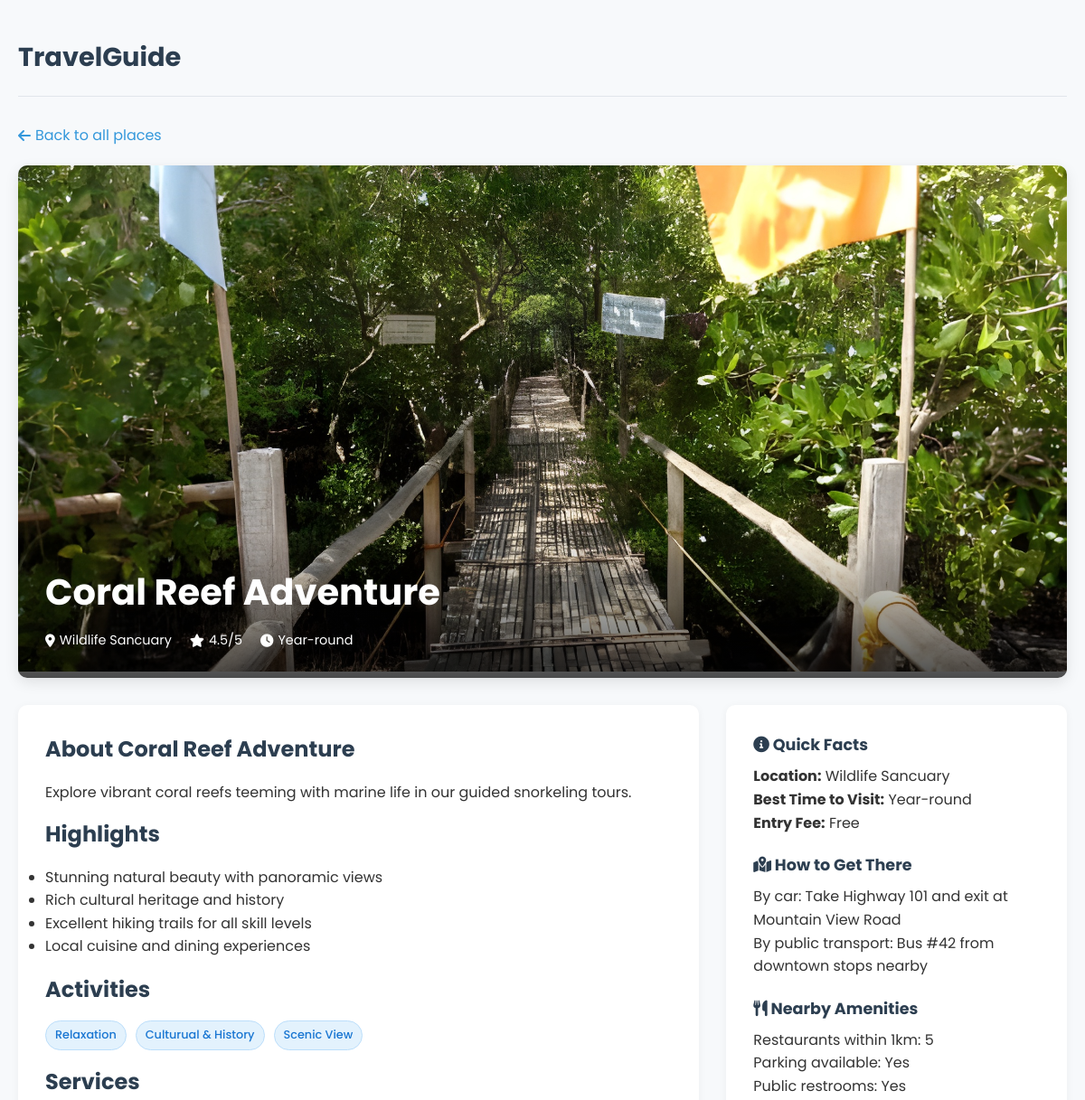
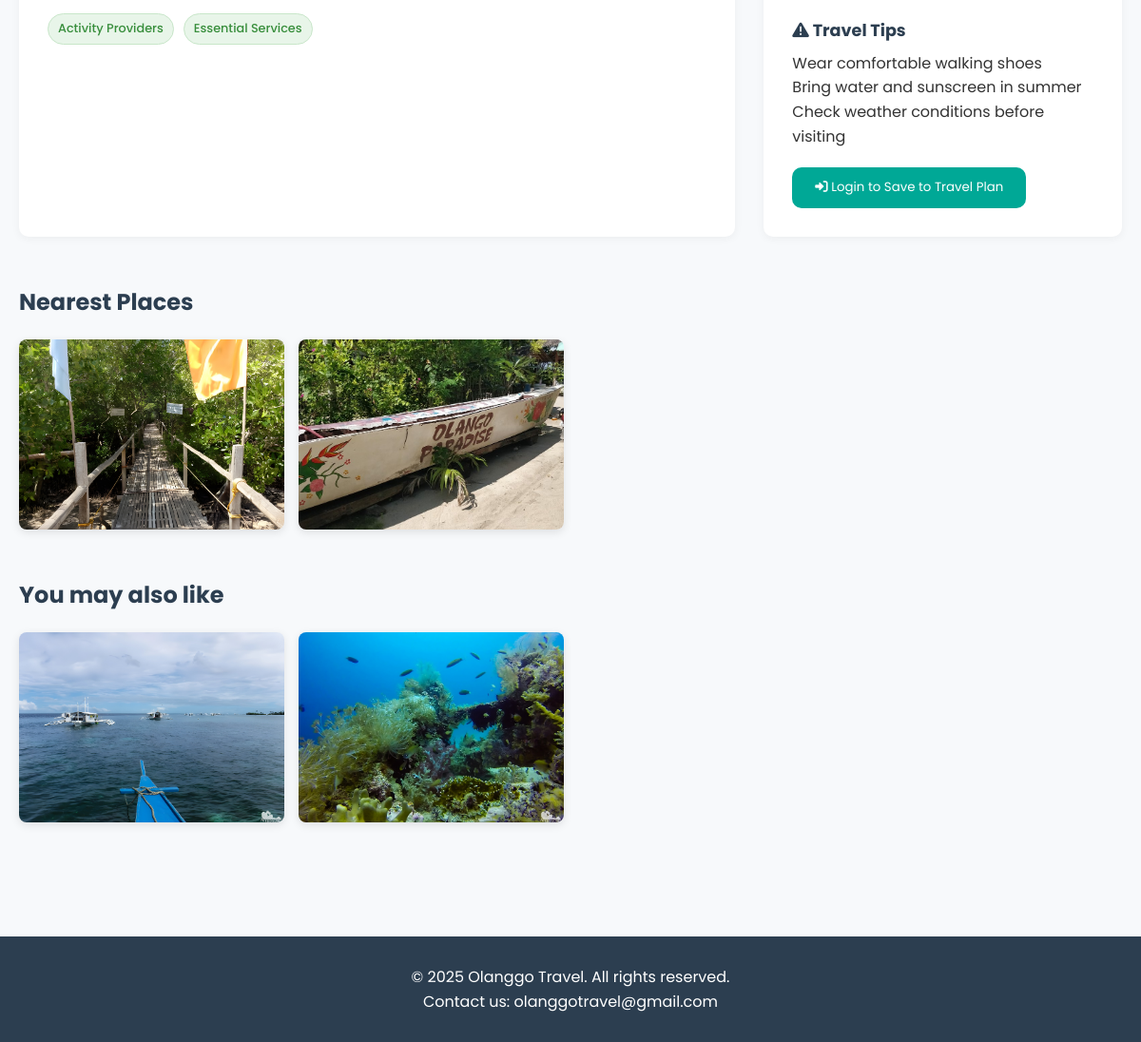
The page /otherPages/place-choice.php?place_id=9 on the database its author committed (2 pictures, top to bottom).
### tables this page shows
CREATE TABLE `places` (
  `place_id` int(11) NOT NULL,
  `staff_id` int(11) NOT NULL,
  `place_name` varchar(255) NOT NULL,
  `nearest_index` int(11) NOT NULL,
  `price_label` varchar(50) NOT NULL,
  `price` varchar(100) NOT NULL,
  `description` text NOT NULL,
  `duration` varchar(50) NOT NULL,
  `location_id` int(11) NOT NULL,
  `place_img` varchar(255) NOT NULL,
  `created_at` timestamp NOT NULL DEFAULT current_timestamp(),
  `updated_at` timestamp NOT NULL DEFAULT current_timestamp() ON UPDATE current_timestamp()
);

CREATE TABLE `locations` (
  `location_id` int(11) NOT NULL,
  `location_name` varchar(255) NOT NULL,
  `created_at` timestamp NOT NULL DEFAULT current_timestamp(),
  `updated_at` timestamp NOT NULL DEFAULT current_timestamp() ON UPDATE current_timestamp()
);

CREATE TABLE `place_activities` (
  `place_activities_id` int(11) NOT NULL,
  `place_id` int(11) NOT NULL,
  `staff_id` int(11) NOT NULL,
  `activity_id` int(11) NOT NULL,
  `created_at` timestamp NOT NULL DEFAULT current_timestamp(),
  `updated_at` timestamp NOT NULL DEFAULT current_timestamp() ON UPDATE current_timestamp()
);

CREATE TABLE `activities` (
  `activity_id` int(11) NOT NULL,
  `activity_name` varchar(100) NOT NULL,
  `created_at` timestamp NOT NULL DEFAULT current_timestamp(),
  `updated_at` timestamp NOT NULL DEFAULT current_timestamp() ON UPDATE current_timestamp()
);

CREATE TABLE `place_categories` (
  `place_categories_id` int(11) NOT NULL,
  `staff_id` int(11) NOT NULL,
  `place_id` int(11) NOT NULL,
  `category_id` int(11) NOT NULL,
  `created_at` timestamp NOT NULL DEFAULT current_timestamp(),
  `updated_at` timestamp NOT NULL DEFAULT current_timestamp() ON UPDATE current_timestamp()
);

CREATE TABLE `categories` (
  `category_id` int(11) NOT NULL,
  `category_name` varchar(100) NOT NULL,
  `created_at` timestamp NOT NULL DEFAULT current_timestamp(),
  `updated_at` timestamp NOT NULL DEFAULT current_timestamp() ON UPDATE current_timestamp()
);

### database/database.php (called while the page is built, shortened)
<?php
class Database
{
    private $servername = "mysql:host=localhost;dbname=olanggodb";
    private $username = "root";
    private $password = "";
    private $defaultFetch = array(PDO::ATTR_DEFAULT_FETCH_MODE => PDO::FETCH_ASSOC);
    public function conn()
    {
        try {
            $this->conn = new PDO($this->servername, $this->username, $this->password, $this->defaultFetch);
            return $this->conn;
        } catch (PDOException $e) {
            echo "Error : " . $e->getMessage();
            exit;
        }
    }
    public function get_places()
    {
        $query = $this->conn()->prepare("SELECT * FROM places");
        $query->execute();
        $places = $query->fetchAll();
        return $places;
    }
    public function get_locations(){
        $query = $this->conn()->prepare("SELECT * FROM locations");
        $query->execute();
        $locations = $query->fetchAll();
        return $locations;
    }
    public function category_names($place_id)
    {
        $query = "SELECT pc.place_id, c.category_name, c.category_id
                  FROM place_categories pc
                  JOIN categories c ON c.category_id = pc.category_id
                  WHERE pc.place_id = ?";
        $stmt = $this->conn()->prepare($query);
        $stmt->execute([$place_id]);
        return $stmt->fetchAll();
    }
    public function activity_names($place_id)
    {
        $query = "SELECT pa.place_id, a.activity_name, a.activity_id
                  FROM place_activities pa
                  JOIN activities a ON a.activity_id = pa.activity_id
                  WHERE pa.place_id = ?";
        $stmt = $this->conn()->prepare($query);
        $stmt->execute([$place_id]);
        return $stmt->fetchAll();
    }
}
$data = new Database();

### otherPages/place-choice.php (the view, shortened to what this page needs)
<?php
include("../database/database.php");
$data->add_itinerary();
$data->remove_itinerary();
$places = $data->get_places();
$place_categories = $data->get_place_categories();
$locations = $data->get_locations();
$current_place = null;
foreach ($places as $place) {
    if ($place['place_id'] == $_GET['place_id']) {
        $current_place = $place;
        break;
    }
}
?>
<!DOCTYPE html>
<html lang="en">
<head>
    <link rel="stylesheet" href="https://cdnjs.cloudflare.com/ajax/libs/font-awesome/6.0.0-beta3/css/all.min.css">
    <link rel="stylesheet" href="../assets/css/loading.css">
</head>
<body>
    <div class="container">
        <header class="header">
            <a href="../index.php" class="logo">TravelGuide</a>
        </header>
        <a href="../index.php#activities" class="back-link">
            <i class="fas fa-arrow-left"></i> Back to all places
        </a>
        <?php if ($current_place): ?>
            <div class="place-hero">
                <img src="../assets/images/<?php echo htmlspecialchars($current_place['place_img']); ?>"
                    alt="<?php echo htmlspecialchars($current_place['place_name']); ?>">
                <div class="place-title">
                    <h1><?php echo htmlspecialchars($current_place['place_name']); ?></h1>
                    <div class="place-meta">
                        <span class="place-meta-item">
                            <i class="fas fa-map-marker-alt"></i>
                            <?php foreach ($locations as $location) {
                                if ($current_place['location_id'] == $location['location_id']) {
                                    echo htmlspecialchars($location['location_name']);
                                }
                            }
                            ?>
                        </span>
                        <span class="place-meta-item">
                            <i class="fas fa-star"></i>
                            <?php echo htmlspecialchars($current_place['rating'] ?? '4.5'); ?>/5
                        </span>
                        <span class="place-meta-item">
                            <i class="fas fa-clock"></i>
                            <?php echo htmlspecialchars($current_place['best_time_to_visit'] ?? 'Year-round'); ?>
                        </span>
                    </div>
                </div>
            </div>
            <div class="place-content">
                <div class="place-description">
                    <h2>About <?php echo htmlspecialchars($current_place['place_name']); ?></h2>
                    <p><?php echo nl2br(htmlspecialchars($current_place['description'])); ?></p>
                    <h2>Highlights</h2>
                    <ul>
                        <li>Stunning natural beauty with panoramic views</li>
                        <li>Rich cultural heritage and history</li>
                        <li>Excellent hiking trails for all skill levels</li>
                        <li>Local cuisine and dining experiences</li>
                    </ul>
                    <?php $activities = $data->activity_names($_GET['place_id']); ?>
                    <h2 style="margin-top: 1rem;">Activities</h2>
                    <div class="tag-list">
                        <?php foreach ($activities as $activity): ?>
                            <span class="tag"><?php echo $activity['activity_name']; ?></span>
                        <?php endforeach; ?>
                    </div>
                    <?php $activities = $data->category_names($_GET['place_id']); ?>
                    <h2 style="margin-top: 1rem;">Services</h2>
                    <div class="tag-list">
                        <?php foreach ($activities as $activity): ?>
                            <span class="tag1"><?php echo $activity['category_name']; ?></span>
                        <?php endforeach; ?>
                    </div>
                </div>
                <div class="place-details">
                    <div class="detail-item">
                        <h3><i class="fas fa-info-circle"></i> Quick Facts</h3>
                        <p><strong>Location:</strong> <?php foreach ($locations as $location) {
                            if ($current_place['location_id'] == $location['location_id']) {
                                echo htmlspecialchars($location['location_name']);
                            }
                        }
                        ?></p>
                        <p><strong>Best Time to Visit:</strong>
                            <?php echo htmlspecialchars($current_place['best_time_to_visit'] ?? 'Year-round'); ?></p>
                        <p><strong>Entry Fee:</strong>
                            <?php echo htmlspecialchars($current_place['entry_fee'] ?? 'Free'); ?></p>
                    </div>
                    <div class="detail-item">
                        <h3><i class="fas fa-map-marked-alt"></i> How to Get There</h3>
                        <p>By car: Take Highway 101 and exit at Mountain View Road</p>
                        <p>By public transport: Bus #42 from downtown stops nearby</p>
                    </div>
                    <div class="detail-item">
                        <h3><i class="fas fa-utensils"></i> Nearby Amenities</h3>
                        <p>Restaurants within 1km: 5</p>
                        <p>Parking available: Yes</p>
                        <p>Public restrooms: Yes</p>
                    </div>
                    <div class="detail-item">
                        <h3><i class="fas fa-exclamation-triangle"></i> Travel Tips</h3>
                        <p>Wear comfortable walking shoes</p>
                        <p>Bring water and sunscreen in summer</p>
                        <p>Check weather conditions before visiting</p>
                    </div>
                    <div class="itinerary-btn">
                        <form action="" method="POST">
                            <?php
                            $place_has_itinerary = false;
                            ?>
                            <?php if (isset($_SESSION['user_id'])): ?>
                                <?php if ($place_has_itinerary): ?>
                                    <button type="submit" class="btn-remove" name="remove_itinerary">
                                        <i class="fas fa-minus-circle"></i> Remove to Plan
                                    </button>
                                <?php else: ?>
                                    <button type="submit" name="add_itinerary" class="btn-add">
                                        <i class="fas fa-plus-circle"></i> Save to Plan
                                    </button>
                                <?php endif; ?>
                            <?php else: ?>
                                <a href="login.php" class="btn-login">
                                    <button type="button" class="btn-add">
                                        <i class="fas fa-sign-in-alt"></i> Login to Save to Travel Plan
                                    </button>
                                </a>
                            <?php endif; ?>
                        </form>
                    </div>
                </div>
            </div>
            <div class="gallery-section">
                <h2>Nearest Places</h2>
                <div class="gallery-grid">
                    <?php $current_nearest_index = null; ?>
                    <?php foreach ($places as $place): ?>
                        <?php
                        if ($place['place_id'] == $_GET['place_id']) {
                            $current_nearest_index = $place['nearest_index'];
                            break;
                        }
                        ?>
                    <?php endforeach; ?>
                    <?php if ($current_nearest_index !== null): ?>
                        <?php $skip_first = true ?>
                        <?php foreach ($places as $place): ?>
                            <?php if ($place['nearest_index'] == $current_nearest_index && $place['place_id'] !== $_GET['place_id']): ?>
                                <?php
                                if ($skip_first) {
                                    $skip_first = false;
                                    continue;
                                }
                                ?>
                                <div class="gallery-item">
                                    <img src="../assets/images/<?php echo $place['place_img']; ?>" alt="Gallery image 1">
                                </div>
                            <?php endif; ?>
                        <?php endforeach; ?>
                    <?php endif; ?>
                </div>
            </div>
            <?php
            $place_categories_matched = [];
            foreach ($place_categories as $place_category) {
                if ($place_category['place_id'] == $_GET['place_id']) {
                    $place_categories_matched[] = $place_category['category_id'];
                }
            }
            ?>
            <div class="gallery-section">
                <?php
                $show_heading = false;
                foreach ($places as $place) {
                    if ($place['place_id'] == $_GET['place_id'])
                        continue;
                    $other_place_categories = [];
                    foreach ($place_categories as $pc) {
                        if ($pc['place_id'] == $place['place_id']) {
                            $other_place_categories[] = $pc['category_id'];
                        }
                    }
                    $shared_categories = array_intersect($place_categories_matched, $other_place_categories);
                    if (!empty($shared_categories)) {
                        $show_heading = true;
                        break;
                    }
                }
                if ($show_heading) {
                    echo '<h2>You may also like</h2>';
                }
                ?>
                <div class="gallery-grid">
                    <?php foreach ($places as $place): ?>
                        <?php
                        if ($place['place_id'] == $_GET['place_id'])
                            continue;
                        $other_place_categories = [];
                        foreach ($place_categories as $pc) {
                            if ($pc['place_id'] == $place['place_id']) {
                                $other_place_categories[] = $pc['category_id'];
                            }
                        }
                        $shared_categories = array_intersect($place_categories_matched, $other_place_categories);
                        ?>
                        <?php if (!empty($shared_categories)): ?>
                            <div class="gallery-item">
                                <img src="../assets/images/<?php echo $place['place_img']; ?>"
                                    alt="Gallery image of <?php echo $place['place_name']; ?>">
                            </div>
                        <?php endif; ?>
                    <?php endforeach; ?>
                </div>
            </div>
        <?php endif; ?>
    </div>
    <footer class="footer">
        <p>&copy; <?php echo date('Y'); ?> Olanggo Travel. All rights reserved.</p>
        <p>Contact us: olanggotravel@gmail.com</p>
    </footer>
</body>
</html>

### rows shown on the page
places: place_img (picture), place_name "Coral Reef Adventure", description "Explore vibrant coral reefs teeming with marine life in our guided snorkeling tours."
locations: location_name "Wildlife Sancuary"
place_activities: activity.activity_name "Relaxation"
place_activities: activity.activity_name "Culturual & History"
place_activities: activity.activity_name "Scenic View"
place_categories: category.category_name "Activity Providers"
place_categories: category.category_name "Essential Services"
places: place_img (picture)
places: place_img (picture)
places: place_img (picture)

### other values the page prints
$current_place['rating'] "4.5"
$current_place['best_time_to_visit'] "Year-round"
$current_place['entry_fee'] "Free"
